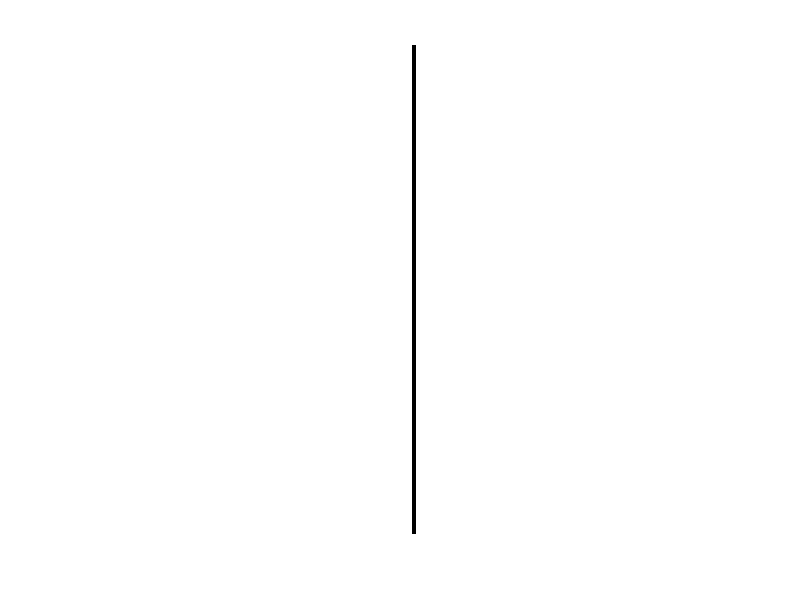

Here is the MATLAB script that generated this plot:
%%%%%%%%%%%%%%%%%%%%
% This code generates a record matrxi covering all points in the sample
% plane and fill the scanning pattern to desired compression ratio.
% It has two outputs:
% 1. record matrix: sample_num * foci_num, 
% 2. hologram: both stacked and single frame is save to default folder
%
% change the code, to make sure the z-position is right for hologram
% generation. But the sampling distance is the same.@20221007 LIU Gan

clear all; clc;

p = 100; q = 1; z = 30;  %define the size of the image, p-y axis, q-x, z-z
% NOTICE: 
stepsize  = 0.4;  %um
mindis = 5; % um, how to change this value and why to change???
                % --> maybe use this to control sparsity

% define compression ratio and scanning point
ratio = 0.6; FocusNum = 2;
record_name = 'RecordPointPair_X1Y100Z30_CS60Foci2Dis5.mat';
suffix = 'Particalscan_X1Y100Z30_CS60Foci2Dis5';
pattern_path = '.\experiment20221007\yzTest2\';

m = round(ratio*p*q*z);
Point = cell(FocusNum,1);
Record = zeros(1,FocusNum);

% define kk as the record matrix, size = (num_sample, foci)
kk = randi(p*q*z,10*p*q*z,FocusNum);
% kk  = zeros(p*q, FocusNum);

% for i = 1:1:FocusNum
%   k = randperm(p*q);
%   k = k(:);
%   kk(:,i) = k;
% end

point_x = zeros(FocusNum,1);
point_y = zeros(FocusNum,1);
point_z = zeros(FocusNum,1);
w = 1; % counter for valid CS pattern(multi-foci generation), should have (w-1)*foci>p*q

%% get about partial points that are not sampled twice
for i = 1:1:size(kk,1)
    for t = 1:1:FocusNum
         % calculate the col and row of designed linear index
         % in Matlab, y is column, x is row
         point_z(t) = floor((kk(i,t)-1)/p/q);
         point_y(t) = ceil((kk(i,t)-point_z(t)*p*q)/q); % y is slow moving axis
         point_x(t) = kk(i,t) - point_z(t)*p*q - (point_y(t)-1)*q;
         % move corordinate to center
         point_x(t) = point_x(t) - ceil(q/2);
         point_y(t) = point_y(t) - ceil(p/2);
    end
    X = [point_x,point_y,point_z];
    % calculate pairwise distance
    distmat = pdist(X);
    
    % do following operation only when distance > 20 pxl
    if stepsize*min(distmat)> mindis 
        overlap = 0;  % indicator whether CS scanning contain duplicate points
        for t = 1:1:FocusNum
            % update overlap only when (~isempty(find(Record==kk(i,t)))) = 1
            % one or more than one points can flip overlap
            overlap = ~isempty(find(Record==kk(i,t))) || overlap; 
        end
        % store point information into effectve CS pattern
        if overlap == 0
            for t = 1:1:FocusNum
                Point{t}(w,1) = point_x(t);
                Point{t}(w,2) = point_y(t);
                Point{t}(w,3) = point_z(t);
                Record(w,t) = kk(i,t);
            end
            w = w + 1; % this operation updates {Point} during every loop
        end
    end
end

%% find the point that is not sampled and re-generate
for cc = 1:1:20 % adjust the loop numner to make sure the effect
    if p*q*z-(w-1)*4 > 0
        % calculate number of points never been scanned
        Nonsampledarray = zeros(p*q*z-(w-1)*4,1);
        t = 1; % counter for points never been scanned
        for i = 1:1:p*q*z
          if isempty(find(Record==i))
              Nonsampledarray(t) = i;
              t = t+1;
          end
        end

        kk = randi(length(Nonsampledarray),4*p*q*z,FocusNum); % a new array to store point information
        for i = 1:1:size(kk,1)
            for t = 1:1:FocusNum
                point_z(t) = floor((Nonsampledarray(kk(i,t))-1)/p/q);
                point_y(t) = ceil((Nonsampledarray(kk(i,t))-p*q*point_z(t))/q);
                point_x(t) = Nonsampledarray(kk(i,t)) - p*q*point_z(t)-(point_y(t) - 1)*q;
                point_x(t) = point_x(t) - ceil(q/2);
                point_y(t) = point_y(t) - ceil(p/2);
            end
            X = [point_x,point_y, point_z];
            distmat = pdist(X);
            if stepsize*min(distmat)> mindis
                overlap = 0;
                for t = 1:1:FocusNum
                    overlap = ~isempty(find(Record==Nonsampledarray(kk(i,t)))) || overlap;
                end

                if overlap == 0
                    for t = 1:1:FocusNum
                    	Point{t}(w,1) = point_x(t);
                        Point{t}(w,2) = point_y(t);
                        Point{t}(w,3) = point_z(t);
                        Record(w,t) = Nonsampledarray(kk(i,t));
                    end
                    w = w + 1;
                end
            end
        end
    end
end 

%% most pattern is fixed, but some are unsampled. Sampling these point with overlaped point
if p*q*z-(w-1)*4 > 0
    Nonsampledarray = zeros(p*q*z-(w-1)*4,1);
    t = 1;
    for i = 1:1:p*q*z
      if isempty(find(Record==i))
          Nonsampledarray(t) = i;
          t = t+1;
      end
    end

    kk = randi(p*q*z,p*q*z,FocusNum);
    cc = 1;
    for i = 1:1:size(kk,1)
        if cc > length(Nonsampledarray)
            break;
        end

%         point_y(1) = ceil(Nonsampledarray(cc)/q);
%         point_x(1) = Nonsampledarray(cc) - (point_y(1) - 1)*q;
        
        point_z(1) = floor((Nonsampledarray(cc)-1)/p/q);
        point_y(1) = ceil((Nonsampledarray(cc)-p*q*point_z(1))/q);
        point_x(1) = Nonsampledarray(cc) - p*q*point_z(1)-(point_y(1) - 1)*q;
        point_x(1) = point_x(1) - ceil(q/2);
        point_y(1) = point_y(1) - ceil(p/2);
        for t = 2:1:FocusNum
            point_z(t) = floor((kk(i,t)-1)/p/q);
            point_y(t) = ceil((kk(i,t)-p*q*point_z(t))/q);
            point_x(t) = kk(i,t) - p*q*point_z(t)-(point_y(t) - 1)*q;
            point_x(t) = point_x(t) - ceil(q/2);
            point_y(t) = point_y(t) - ceil(p/2);
        end
        X = [point_x,point_y, point_z];
        distmat = pdist(X);
        if stepsize*min(distmat)> mindis
            overlap = length(find(Record==Nonsampledarray(cc)))>1;
            for t = 2:1:FocusNum
                overlap = length(find(Record==kk(i,t)))>1 || overlap;
            end
    %         overlap
            if overlap == 0
                Point{1}(w,1) = point_x(1);
                Point{1}(w,2) = point_y(1);
                Point{1}(w,3) = point_z(1);
                Record(w,1) = Nonsampledarray(cc);
                for t = 2:1:FocusNum
                    Point{t}(w,1) = point_x(t);
                    Point{t}(w,2) = point_y(t);
                    Point{t}(w,3) = point_z(t);
                    Record(w,t) = kk(i,t);
                end
                w = w + 1;
                cc = cc + 1 ;
            end
        end
    end
end
%% all the point are sampled, then generate more point to the satisify the undersampling ratio
% all points are scanned, but the CS ratio should be also met
for ii = 1:3
    kk = randi(p*q*z,10*p*q*z,FocusNum);
    for i = 1:1:size(kk,1)
        if w > m
            break;
        end
        for t = 1:1:FocusNum
            point_z(t) = floor((kk(i,t)-1)/p/q);
            point_y(t) = ceil((kk(i,t)-p*q*point_z(t))/q);
            point_x(t) = kk(i,t) - p*q*point_z(t)-(point_y(t) - 1)*q;
            point_x(t) = point_x(t) - ceil(q/2);
            point_y(t) = point_y(t) - ceil(p/2);
        end
        X = [point_x,point_y, point_z];
        distmat = pdist(X);
        if stepsize*min(distmat)> mindis
            overlap = 0;
            for t = 1:1:FocusNum
                overlap = length(find(Record==kk(i,t)))>1 || overlap;
            end
    %         overlap
            if overlap == 0
                for t = 1:1:FocusNum
                 Point{t}(w,1) = point_x(t);
                 Point{t}(w,2) = point_y(t);
                 Point{t}(w,3) = point_z(t);
                 Record(w,t) = kk(i,t);
                end
                w = w + 1;
            end
        end
    end
end
for t = 1:1:FocusNum
    Point{t} = Point{t}(1:m,:);
end
Record = Record(1:m,:);

%%

%  t = zeros(p,q);
%  t1 = zeros(p,q);
%  cy  = 10;
% for k = 1:1:FocusNum
%     t(Point{k}(cy,2)+ceil(q/2),Point{k}(cy,1)+ ceil(p/2))=1;
%     
%     point_y = ceil(Record(cy,k)/q);
%     point_x = Record(cy,k) - (point_y - 1)*q ;
%     t1(point_y,point_x) = 1;
% end
% 
% subplot(2,1,1);imshow(t,[]);
% subplot(2,1,2);imshow(t1,[]);
% 
% 
% point_y = ceil(Record/q);
% point_x = Record - (point_y - 1)
%% check generated matrix is right or not
k = zeros(size(Record));
 for t = 1:1:FocusNum
       k(:,t) = (Point{t}(:,1) +  ceil(q/2)) + (Point{t}(:,2) - 1 + ceil(p/2))*q ...
           + Point{t}(:,3)*p*q;
 end

debug = Record - k; % good generation should have all-zero matrix

%% plot one of the focus for a single focus
point = Point{1}(:,1:2);
t = zeros(p,q);
for k = 1:1:m
    t(point(k,2)+ceil(p/2), point(k,1)+ ceil(q/2))=1;
end
imshow(t,[]);


%% save generated measurement matrix
% save data here will not change generated scanning points
save(record_name, 'Record','Point');

%% generate hologram
for t = 1:1:FocusNum
    Point{t} = stepsize * Point{t}(1:m,:);
%     Point{t} = 1 * Point{t}(1:m,:);
end
tic
% [Uniformity,I] =  TrajectoryBGS_Multi_40gpu(50, pattern_path, suffix, Point{1:FocusNum});
toc
% save('I', 'I');
% save('Uniformity', 'Uniformity');